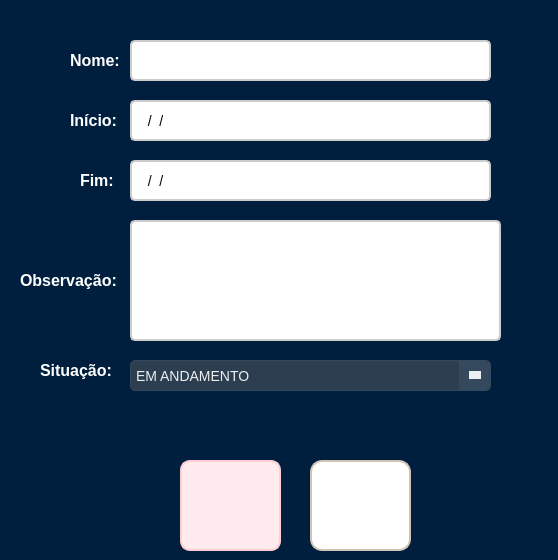
<?xml version="1.0" encoding="UTF-8"?>
<ui version="4.0">
 <class>frm_DadosTarefas</class>
 <widget class="QWidget" name="frm_DadosTarefas">
  <property name="geometry">
   <rect>
    <x>0</x>
    <y>0</y>
    <width>558</width>
    <height>560</height>
   </rect>
  </property>
  <property name="windowTitle">
   <string>Form</string>
  </property>
  <property name="styleSheet">
   <string notr="true">QWidget{
	background-color: #001F3F;

}</string>
  </property>
  <widget class="QLabel" name="lbl_nome">
   <property name="geometry">
    <rect>
     <x>70</x>
     <y>50</y>
     <width>61</width>
     <height>21</height>
    </rect>
   </property>
   <property name="styleSheet">
    <string notr="true">QLabel {
    font-size: 16px;
    color: #FFFFFF;
    font-weight: bold;
    text-shadow: 1px 1px 2px rgba(0, 0, 0, 0.4);
}
</string>
   </property>
   <property name="text">
    <string>Nome:</string>
   </property>
  </widget>
  <widget class="QLineEdit" name="txt_nome">
   <property name="geometry">
    <rect>
     <x>130</x>
     <y>40</y>
     <width>361</width>
     <height>41</height>
    </rect>
   </property>
   <property name="styleSheet">
    <string notr="true">QLineEdit {
    border: 2px solid #cccccc; 
    border-radius: 5px; 
    padding: 6px; 
    font-size: 14px; 
    background-color: #ffffff;
    transition: all 0.3s ease;
	color: #000000;
}

QLineEdit:hover {
    border: 2px solid #3f51b5; 
    background-color: #f5f5f5; 
}
</string>
   </property>
  </widget>
  <widget class="QLabel" name="lbl_inicio">
   <property name="geometry">
    <rect>
     <x>70</x>
     <y>110</y>
     <width>51</width>
     <height>20</height>
    </rect>
   </property>
   <property name="styleSheet">
    <string notr="true">QLabel {
    font-size: 16px;
    color: #FFFFFF;
    font-weight: bold;
    text-shadow: 1px 1px 2px rgba(0, 0, 0, 0.4);
}
</string>
   </property>
   <property name="text">
    <string>Início:</string>
   </property>
  </widget>
  <widget class="QLabel" name="lbl_fim">
   <property name="geometry">
    <rect>
     <x>80</x>
     <y>170</y>
     <width>41</width>
     <height>20</height>
    </rect>
   </property>
   <property name="styleSheet">
    <string notr="true">QLabel {
    font-size: 16px;
    color: #FFFFFF;
    font-weight: bold;
    text-shadow: 1px 1px 2px rgba(0, 0, 0, 0.4);
}
</string>
   </property>
   <property name="text">
    <string>Fim:</string>
   </property>
  </widget>
  <widget class="QPushButton" name="btn_cancelar">
   <property name="geometry">
    <rect>
     <x>180</x>
     <y>460</y>
     <width>101</width>
     <height>91</height>
    </rect>
   </property>
   <property name="autoFillBackground">
    <bool>false</bool>
   </property>
   <property name="styleSheet">
    <string notr="true">QPushButton {
    background-color: #ffebee; 
    border: 2px solid #ffcdd2;
    border-radius: 10px;
    color: #b71c1c; 
    font-size: 14px;
    font-weight: bold;
    padding: 10px 16px;
    background-image:url(:/icon_cancelar/cancelar.png);
    background-repeat: no-repeat;
    background-position: center;
    padding-left: 40px;
    transition: all 0.3s ease;
}

QPushButton:hover {
    background-color: #ffcdd2;
    border-color: #e57373;
    color: #d32f2f; 
}

QPushButton:pressed {
    background-color: #e57373;
    border-color: #b71c1c;
    padding-left: 44px;
    padding-top: 2px;
}</string>
   </property>
   <property name="text">
    <string/>
   </property>
  </widget>
  <widget class="QLineEdit" name="txt_inicio">
   <property name="geometry">
    <rect>
     <x>130</x>
     <y>100</y>
     <width>361</width>
     <height>41</height>
    </rect>
   </property>
   <property name="styleSheet">
    <string notr="true">QLineEdit {
    border: 2px solid #cccccc; 
    border-radius: 5px; 
    padding: 6px; 
    font-size: 14px; 
    background-color: #ffffff;
    transition: all 0.3s ease;
	color: #000000;
}

QLineEdit:hover {
    border: 2px solid #3f51b5; 
    background-color: #f5f5f5; 
}
</string>
   </property>
   <property name="inputMask">
    <string>00/00/0000</string>
   </property>
   <property name="text">
    <string>//</string>
   </property>
  </widget>
  <widget class="QLineEdit" name="txt_fim">
   <property name="geometry">
    <rect>
     <x>130</x>
     <y>160</y>
     <width>361</width>
     <height>41</height>
    </rect>
   </property>
   <property name="styleSheet">
    <string notr="true">QLineEdit {
    border: 2px solid #cccccc; 
    border-radius: 5px; 
    padding: 6px; 
    font-size: 14px; 
    background-color: #ffffff;
    transition: all 0.3s ease;
	color: #000000;
}

QLineEdit:hover {
    border: 2px solid #3f51b5; 
    background-color: #f5f5f5; 
}
</string>
   </property>
   <property name="inputMask">
    <string>00/00/0000</string>
   </property>
  </widget>
  <widget class="QLabel" name="lbl_obs">
   <property name="geometry">
    <rect>
     <x>20</x>
     <y>270</y>
     <width>101</width>
     <height>20</height>
    </rect>
   </property>
   <property name="styleSheet">
    <string notr="true">QLabel {
    font-size: 16px;
    color: #FFFFFF;
    font-weight: bold;
    text-shadow: 1px 1px 2px rgba(0, 0, 0, 0.4);
}
</string>
   </property>
   <property name="text">
    <string>Observação:</string>
   </property>
  </widget>
  <widget class="QPushButton" name="btn_cadastrar">
   <property name="geometry">
    <rect>
     <x>310</x>
     <y>460</y>
     <width>101</width>
     <height>91</height>
    </rect>
   </property>
   <property name="styleSheet">
    <string notr="true">QPushButton {
    background-color: #ffffff;
    border: 2px solid #d1c4b2;
    border-radius: 12px;
    color: #5a5a5a;
    font-size: 14px;
    font-weight: bold;
    padding: 10px 16px;
    background-image:url(:/icon_cadastrar/cadastrar.png); 
    background-repeat: no-repeat;
    background-position: center;
    transition: all 0.3s ease;
}

QPushButton:hover {
    background-color: #f2ebe0;
    border-color: #c4b49e;
}

QPushButton:pressed {
    background-color: #e8dfcf; 
    border-color: #b39b8d; 
    padding-left: 12px; 
    padding-top: 4px;
}</string>
   </property>
   <property name="text">
    <string/>
   </property>
  </widget>
  <widget class="QTextEdit" name="textEdit">
   <property name="geometry">
    <rect>
     <x>130</x>
     <y>220</y>
     <width>371</width>
     <height>121</height>
    </rect>
   </property>
   <property name="styleSheet">
    <string notr="true">QTextEdit {
    border: 2px solid #cccccc; 
    border-radius: 5px; 
    padding: 6px; 
    font-size: 16px; /* Fonte maior */
    background-color: #ffffff;
    color: #000000;
    transition: all 0.3s ease;
    text-align: left; /* Alinha o texto à esquerda */
    vertical-align: top; /* Escreve do topo */
}

QTextEdit:hover {
    border: 2px solid #3f51b5; 
    background-color: #f5f5f5; 
}</string>
   </property>
  </widget>
  <widget class="QLabel" name="lbl_Situacao">
   <property name="geometry">
    <rect>
     <x>40</x>
     <y>360</y>
     <width>81</width>
     <height>20</height>
    </rect>
   </property>
   <property name="styleSheet">
    <string notr="true">QLabel {
    font-size: 16px;
    color: #FFFFFF;
    font-weight: bold;
    text-shadow: 1px 1px 2px rgba(0, 0, 0, 0.4);
}
</string>
   </property>
   <property name="text">
    <string>Situação:</string>
   </property>
  </widget>
  <widget class="QComboBox" name="comboSituacao">
   <property name="geometry">
    <rect>
     <x>130</x>
     <y>360</y>
     <width>361</width>
     <height>31</height>
    </rect>
   </property>
   <property name="styleSheet">
    <string notr="true">QComboBox {
    background-color: #2c3e50;
    color: #ecf0f1;
    border: 1px solid #34495e;
    border-radius: 5px;
    padding: 5px;
    font-size: 14px;
    min-width: 100px;
}

QComboBox::drop-down {
    subcontrol-origin: padding;
    subcontrol-position: center right;
    width: 30px;
    border-left: 1px solid #34495e;
    background-color: #34495e;
    border-top-right-radius: 5px;
    border-bottom-right-radius: 5px;
}

QComboBox::down-arrow {
    width: 0px;
    height: 0px;
    border-left: 6px solid transparent;
    border-right: 6px solid transparent;
    border-top: 8px solid #ecf0f1;
    margin: 4px;
}

QComboBox QAbstractItemView {
    background-color: #34495e;
    color: #ecf0f1;
    selection-background-color: #1abc9c;
    selection-color: #ffffff;
    border: 1px solid #34495e;
    border-radius: 5px;
    outline: none;
    min-width: 100px;
}

QComboBox QAbstractItemView::item {
    padding: 10px;
    font-size: 14px;
}

QComboBox QAbstractItemView::item:selected {
    background-color: #1abc9c;
}

QComboBox QAbstractItemView::item:hover {
    background-color: #16a085;
}

/* Barra de rolagem vertical personalizada */
QScrollBar:vertical {
    border: none;
    background: #2c3e50;
    width: 10px;
    border-radius: 5px;
}

QScrollBar::handle:vertical {
    background: #1abc9c;
    border-radius: 5px;
}

QScrollBar::handle:vertical:hover {
    background: #16a085;
}

QScrollBar::add-line:vertical, QScrollBar::sub-line:vertical {
    background: none;
    border: none;
}

QScrollBar::up-arrow:vertical, QScrollBar::down-arrow:vertical {
    border: none;
    background: none;
}

/* Barra de rolagem horizontal personalizada */
QScrollBar:horizontal {
    border: none;
    background: #2c3e50;
    height: 10px;
    border-radius: 5px;
}

QScrollBar::handle:horizontal {
    background: #1abc9c;
    border-radius: 5px;
}

QScrollBar::handle:horizontal:hover {
    background: #16a085;
}

QScrollBar::add-line:horizontal, QScrollBar::sub-line:horizontal {
    background: none;
    border: none;
}

QScrollBar::left-arrow:horizontal, QScrollBar::right-arrow:horizontal {
    border: none;
    background: none;
}
</string>
   </property>
   <item>
    <property name="text">
     <string>EM ANDAMENTO</string>
    </property>
   </item>
   <item>
    <property name="text">
     <string>PRONTO</string>
    </property>
   </item>
  </widget>
 </widget>
 <resources>
  <include location="icon_cadastrar.qrc"/>
  <include location="icon_cancelar.qrc"/>
 </resources>
 <connections/>
</ui>
